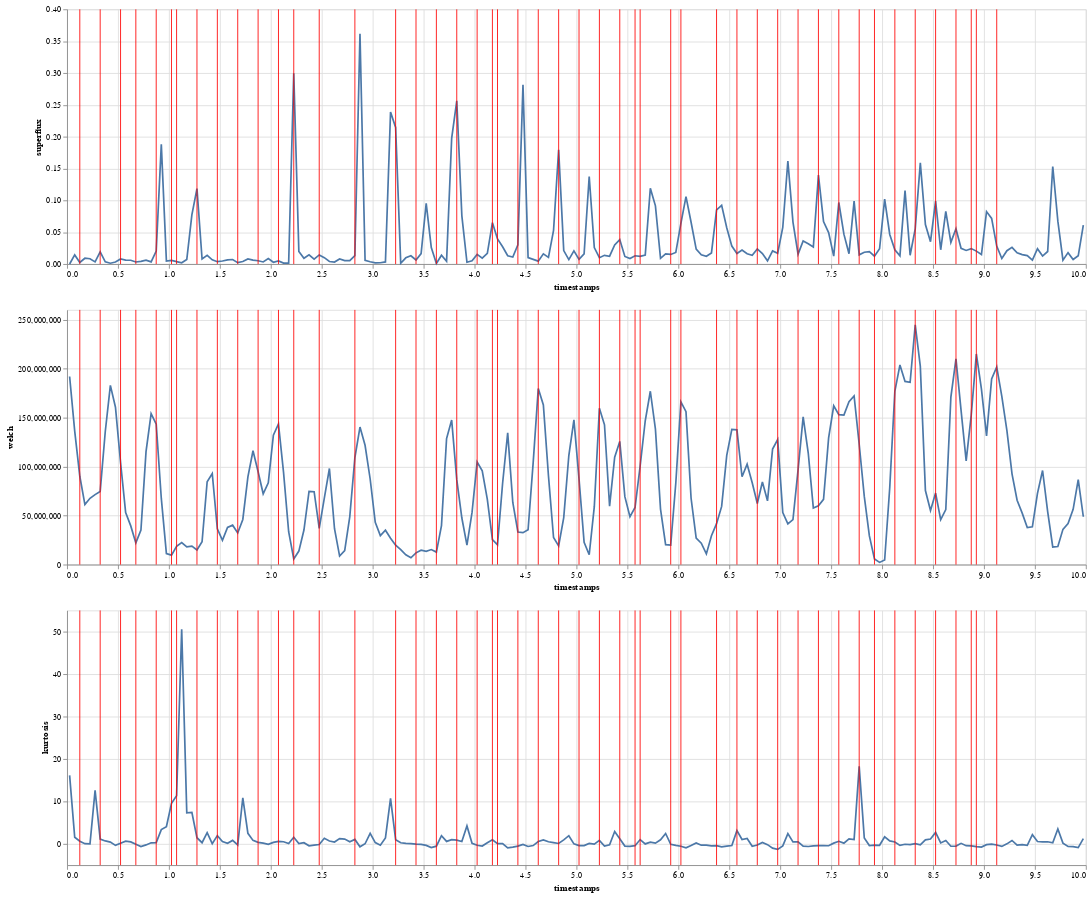

Here is the notebook cell this chart was saved with:
### Code cell
base = alt.Chart(data[data["file"]==file])

features = base.mark_line().encode(x="timestamps", y=alt.Y(alt.repeat("row"), type='quantitative')).properties(width=1200)

onsets = alt.Chart(data[data["file"]==file][data["onset"]]).mark_rule(color='red').encode(
    x='timestamps'
)

(features + onsets).repeat(row=["superflux", "welch", "kurtosis"])

### Figure 1 — Vega-Lite specification as saved in the notebook (floating-point values rounded to 4 significant figures; data arrays with more than 128 entries replaced by an {"elided": "..."} marker saying what was removed)
{"config": {"view": {"continuousWidth": 400, "continuousHeight": 300}}, "repeat": {"row": ["superflux", "welch", "kurtosis"]}, "spec": {"layer": [{"data": {"name": "data-c0ced36d8b1ac83f9cfc0983d238dcc8"}, "mark": "line", "encoding": {"x": {"field": "timestamps", "type": "quantitative"}, "y": {"field": {"repeat": "row"}, "type": "quantitative"}}, "width": 1200}, {"data": {"name": "data-42e81865fd1f0dcbe9f9a01d1e8f38a5"}, "mark": {"type": "rule", "color": "red"}, "encoding": {"x": {"field": "timestamps", "type": "quantitative"}}}]}, "$schema": "https://vega.github.io/schema/vega-lite/v4.17.0.json", "datasets": {"data-c0ced36d8b1ac83f9cfc0983d238dcc8": {"elided": "200 records"}, "data-42e81865fd1f0dcbe9f9a01d1e8f38a5": [{"file": "Media-106117(7.0-17.0)", "superflux": 0.00255, "timestamps": 0.125, "energy": 0.0, "rms": 7341.0, "sound_preassure_level": -16.52, "welch": 90170000.0, "mean": 74.53, "kurtosis": 0.6253, "skew": 0.2657, "variation": -178.4, "onset": true}, {"file": "Media-106117(7.0-17.0)", "superflux": 0.01903, "timestamps": 0.325, "energy": 44.0, "rms": 6912.0, "sound_preassure_level": -16.43, "welch": 74720000.0, "mean": 31.33, "kurtosis": 1.114, "skew": 0.3975, "variation": 103.5, "onset": true}, {"file": "Media-106117(7.0-17.0)", "superflux": 0.00795, "timestamps": 0.525, "energy": 1614.0, "rms": 12060.0, "sound_preassure_level": -15.87, "welch": 104200000.0, "mean": -17.89, "kurtosis": 0.1596, "skew": 0.2739, "variation": 67.5, "onset": true}, {"file": "Media-106117(7.0-17.0)", "superflux": 0.00324, "timestamps": 0.675, "energy": 5826.0, "rms": 5958.0, "sound_preassure_level": -17.63, "welch": 22140000.0, "mean": 30.15, "kurtosis": -0.0589, "skew": 0.4464, "variation": -68.92, "onset": true}, {"file": "Media-106117(7.0-17.0)", "superflux": 0.02038, "timestamps": 0.875, "energy": 9682.0, "rms": 821.5, "sound_preassure_level": -14.06, "welch": 143300000.0, "mean": -40.83, "kurtosis": 0.3069, "skew": 0.1102, "variation": -298.6, "onset": true}, {"file": "Media-106117(7.0-17.0)", "superflux": 0.00572, "timestamps": 1.025, "energy": 12200.0, "rms": 6017.0, "sound_preassure_level": -15.06, "welch": 9610000.0, "mean": 36.53, "kurtosis": 9.548, "skew": 0.02816, "variation": -65.45, "onset": true}, {"file": "Media-106117(7.0-17.0)", "superflux": 0.00371, "timestamps": 1.075, "energy": 13080.0, "rms": 3893.0, "sound_preassure_level": -15.8, "welch": 18630000.0, "mean": -91.69, "kurtosis": 11.33, "skew": -0.07182, "variation": -93.85, "onset": true}, {"file": "Media-106117(7.0-17.0)", "superflux": 0.1185, "timestamps": 1.275, "energy": 13960.0, "rms": 1851.0, "sound_preassure_level": -17.59, "welch": 14840000.0, "mean": -96.51, "kurtosis": 1.455, "skew": -0.01805, "variation": -32.47, "onset": true}, {"file": "Media-106117(7.0-17.0)", "superflux": 0.00367, "timestamps": 1.475, "energy": 18440.0, "rms": 1131.0, "sound_preassure_level": -15.31, "welch": 36480000.0, "mean": -18.83, "kurtosis": 1.958, "skew": -0.06407, "variation": -126.7, "onset": true}, {"file": "Media-106117(7.0-17.0)", "superflux": 0.00217, "timestamps": 1.675, "energy": 199200000.0, "rms": 864.4, "sound_preassure_level": -16.42, "welch": 32290000.0, "mean": 139.6, "kurtosis": -0.2425, "skew": 0.1827, "variation": 37.24, "onset": true}, {"file": "Media-106117(7.0-17.0)", "superflux": 0.00513, "timestamps": 1.875, "energy": 1509000000.0, "rms": 11170.0, "sound_preassure_level": -14.04, "welch": 94740000.0, "mean": -8.377, "kurtosis": 0.3555, "skew": 0.3954, "variation": 96.37, "onset": true}, {"file": "Media-106117(7.0-17.0)", "superflux": 0.00476, "timestamps": 2.075, "energy": 7297000000.0, "rms": 13390.0, "sound_preassure_level": -16.39, "welch": 143600000.0, "mean": -47.84, "kurtosis": 0.6005, "skew": 0.5788, "variation": -80.55, "onset": true}, {"file": "Media-106117(7.0-17.0)", "superflux": 0.2994, "timestamps": 2.225, "energy": 3703000000.0, "rms": 10730.0, "sound_preassure_level": -15.98, "welch": 5806000.0, "mean": -12.51, "kurtosis": 1.569, "skew": 0.2145, "variation": -66.55, "onset": true}, {"file": "Media-106117(7.0-17.0)", "superflux": 0.01432, "timestamps": 2.475, "energy": 1303000000.0, "rms": 6989.0, "sound_preassure_level": -16.99, "welch": 37040000.0, "mean": 68.27, "kurtosis": -0.1552, "skew": -0.01841, "variation": 112.8, "onset": true}, {"file": "Media-106117(7.0-17.0)", "superflux": 0.01318, "timestamps": 2.825, "energy": 2669000000.0, "rms": 4934.0, "sound_preassure_level": -18.05, "welch": 109300000.0, "mean": -32.73, "kurtosis": 1.059, "skew": -0.3128, "variation": -42.89, "onset": true}, {"file": "Media-106117(7.0-17.0)", "superflux": 0.2145, "timestamps": 3.225, "energy": 458200000.0, "rms": 1325.0, "sound_preassure_level": -17.8, "welch": 19760000.0, "mean": 33.99, "kurtosis": 1.008, "skew": 0.02259, "variation": -96.14, "onset": true}, {"file": "Media-106117(7.0-17.0)", "superflux": 0.00636, "timestamps": 3.425, "energy": 4735000000.0, "rms": 12120.0, "sound_preassure_level": -13.07, "welch": 11970000.0, "mean": 4.839, "kurtosis": -0.04385, "skew": 0.0435, "variation": -29.29, "onset": true}, {"file": "Media-106117(7.0-17.0)", "superflux": 0.00096, "timestamps": 3.625, "energy": 16520000000.0, "rms": 11990.0, "sound_preassure_level": -17.2, "welch": 12720000.0, "mean": -93.99, "kurtosis": -0.5321, "skew": -0.09698, "variation": 44.29, "onset": true}, {"file": "Media-106117(7.0-17.0)", "superflux": 0.2563, "timestamps": 3.825, "energy": 81620000000.0, "rms": 10460.0, "sound_preassure_level": -16.91, "welch": 86670000.0, "mean": -68.08, "kurtosis": 0.903, "skew": -0.05503, "variation": -52.37, "onset": true}, {"file": "Media-106117(7.0-17.0)", "superflux": 0.01514, "timestamps": 4.025, "energy": 2017000000.0, "rms": 8123.0, "sound_preassure_level": -17.0, "welch": 104700000.0, "mean": 39.86, "kurtosis": -0.3106, "skew": 0.365, "variation": -164.4, "onset": true}, {"file": "Media-106117(7.0-17.0)", "superflux": 0.06497, "timestamps": 4.175, "energy": 197300000.0, "rms": 10700.0, "sound_preassure_level": -17.28, "welch": 25570000.0, "mean": -27.33, "kurtosis": 0.9472, "skew": 0.1673, "variation": 241.6, "onset": true}, {"file": "Media-106117(7.0-17.0)", "superflux": 0.03933, "timestamps": 4.225, "energy": 2760000000.0, "rms": 7710.0, "sound_preassure_level": -20.06, "welch": 20200000.0, "mean": -4.317, "kurtosis": 0.05293, "skew": 0.4048, "variation": -132.6, "onset": true}, {"file": "Media-106117(7.0-17.0)", "superflux": 0.03012, "timestamps": 4.425, "energy": 6283000000.0, "rms": 11800.0, "sound_preassure_level": -20.26, "welch": 33260000.0, "mean": 0.3474, "kurtosis": -0.5198, "skew": 0.203, "variation": -331.8, "onset": true}, {"file": "Media-106117(7.0-17.0)", "superflux": 0.00456, "timestamps": 4.625, "energy": 8394000000.0, "rms": 12830.0, "sound_preassure_level": -20.85, "welch": 179700000.0, "mean": -8.871, "kurtosis": 0.5636, "skew": 0.0495, "variation": -102.4, "onset": true}, {"file": "Media-106117(7.0-17.0)", "superflux": 0.1795, "timestamps": 4.825, "energy": 1032000000.0, "rms": 7484.0, "sound_preassure_level": -15.12, "welch": 19100000.0, "mean": 52.46, "kurtosis": 0.103, "skew": -0.06649, "variation": 36.37, "onset": true}, {"file": "Media-106117(7.0-17.0)", "superflux": 0.00724, "timestamps": 5.025, "energy": 2674000000.0, "rms": 3566.0, "sound_preassure_level": -16.06, "welch": 87490000.0, "mean": 40.91, "kurtosis": -0.4069, "skew": -0.2304, "variation": -87.52, "onset": true}, {"file": "Media-106117(7.0-17.0)", "superflux": 0.00995, "timestamps": 5.225, "energy": 3876000000.0, "rms": 2947.0, "sound_preassure_level": -15.08, "welch": 159500000.0, "mean": -59.41, "kurtosis": 0.8241, "skew": 0.1517, "variation": -324.0, "onset": true}, {"file": "Media-106117(7.0-17.0)", "superflux": 0.03843, "timestamps": 5.425, "energy": 4528000000.0, "rms": 3653.0, "sound_preassure_level": -18.02, "welch": 125700000.0, "mean": -2.844, "kurtosis": 1.198, "skew": 0.2664, "variation": 141.1, "onset": true}, {"file": "Media-106117(7.0-17.0)", "superflux": 0.01299, "timestamps": 5.575, "energy": 972700000.0, "rms": 670.8, "sound_preassure_level": -14.22, "welch": 58290000.0, "mean": 31.11, "kurtosis": -0.4174, "skew": -0.1005, "variation": -149.8, "onset": true}, {"file": "Media-106117(7.0-17.0)", "superflux": 0.01203, "timestamps": 5.625, "energy": 263500000.0, "rms": 4122.0, "sound_preassure_level": -13.63, "welch": 100600000.0, "mean": -64.27, "kurtosis": 1.019, "skew": -0.086, "variation": 172.8, "onset": true}, {"file": "Media-106117(7.0-17.0)", "superflux": 0.01505, "timestamps": 5.925, "energy": 3801000000.0, "rms": 13190.0, "sound_preassure_level": -16.0, "welch": 20000000.0, "mean": 99.11, "kurtosis": -0.08396, "skew": -0.1535, "variation": 76.94, "onset": true}, {"file": "Media-106117(7.0-17.0)", "superflux": 0.06395, "timestamps": 6.025, "energy": 3931000000.0, "rms": 11980.0, "sound_preassure_level": -13.67, "welch": 166000000.0, "mean": -25.13, "kurtosis": -0.5589, "skew": -0.03688, "variation": -100.5, "onset": true}, {"file": "Media-106117(7.0-17.0)", "superflux": 0.08494, "timestamps": 6.375, "energy": 7773000000.0, "rms": 6200.0, "sound_preassure_level": -13.05, "welch": 41810000.0, "mean": 0.2533, "kurtosis": -0.4254, "skew": 0.04066, "variation": 62.35, "onset": true}, {"file": "Media-106117(7.0-17.0)", "superflux": 0.01651, "timestamps": 6.575, "energy": 4766000000.0, "rms": 5568.0, "sound_preassure_level": -15.53, "welch": 137500000.0, "mean": 47.04, "kurtosis": 3.133, "skew": -0.01965, "variation": -47.7, "onset": true}, {"file": "Media-106117(7.0-17.0)", "superflux": 0.02375, "timestamps": 6.775, "energy": 9020000000.0, "rms": 12920.0, "sound_preassure_level": -13.53, "welch": 62310000.0, "mean": -19.82, "kurtosis": -0.2547, "skew": 0.05135, "variation": -153.5, "onset": true}, {"file": "Media-106117(7.0-17.0)", "superflux": 0.01702, "timestamps": 6.975, "energy": 6454000000.0, "rms": 3263.0, "sound_preassure_level": -13.94, "welch": 127700000.0, "mean": -3.204, "kurtosis": -1.281, "skew": -0.03359, "variation": 37.34, "onset": true}, {"file": "Media-106117(7.0-17.0)", "superflux": 0.01553, "timestamps": 7.175, "energy": 8729000000.0, "rms": 4349.0, "sound_preassure_level": -13.03, "welch": 96600000.0, "mean": 35.29, "kurtosis": 0.4684, "skew": -0.0137, "variation": -89.8, "onset": true}, {"file": "Media-106117(7.0-17.0)", "superflux": 0.1397, "timestamps": 7.375, "energy": 718500000.0, "rms": 1493.0, "sound_preassure_level": -13.7, "welch": 60000000.0, "mean": 35.95, "kurtosis": -0.4212, "skew": 0.1223, "variation": 126.5, "onset": true}, {"file": "Media-106117(7.0-17.0)", "superflux": 0.09665, "timestamps": 7.575, "energy": 10960000000.0, "rms": 10290.0, "sound_preassure_level": -11.67, "welch": 153000000.0, "mean": 123.1, "kurtosis": 0.6149, "skew": -0.272, "variation": 2751.0, "onset": true}, {"file": "Media-106117(7.0-17.0)", "superflux": 0.01443, "timestamps": 7.775, "energy": 93830000000.0, "rms": 12750.0, "sound_preassure_level": -14.73, "welch": 122800000.0, "mean": 42.11, "kurtosis": 18.26, "skew": -0.00206, "variation": 54.72, "onset": true}, {"file": "Media-106117(7.0-17.0)", "superflux": 0.01237, "timestamps": 7.925, "energy": 17810000000.0, "rms": 7381.0, "sound_preassure_level": -16.78, "welch": 5693000.0, "mean": -18.14, "kurtosis": -0.27, "skew": -0.08266, "variation": 68.24, "onset": true}, {"file": "Media-106117(7.0-17.0)", "superflux": 0.02229, "timestamps": 8.125, "energy": 23540000000.0, "rms": 8863.0, "sound_preassure_level": -15.64, "welch": 176900000.0, "mean": 17.62, "kurtosis": 0.4495, "skew": 0.07396, "variation": -79.94, "onset": true}, {"file": "Media-106117(7.0-17.0)", "superflux": 0.05524, "timestamps": 8.325, "energy": 19890000000.0, "rms": 9186.0, "sound_preassure_level": -12.6, "welch": 244800000.0, "mean": 19.73, "kurtosis": 0.07749, "skew": -0.06756, "variation": 138.2, "onset": true}, {"file": "Media-106117(7.0-17.0)", "superflux": 0.09899, "timestamps": 8.525, "energy": 5417000000.0, "rms": 9359.0, "sound_preassure_level": -14.79, "welch": 73040000.0, "mean": -6.232, "kurtosis": 2.698, "skew": 0.1293, "variation": -46.07, "onset": true}, {"file": "Media-106117(7.0-17.0)", "superflux": 0.05541, "timestamps": 8.725, "energy": 31560000000.0, "rms": 7033.0, "sound_preassure_level": -13.44, "welch": 210100000.0, "mean": 1.227, "kurtosis": -0.5044, "skew": -0.03655, "variation": -146.8, "onset": true}, {"file": "Media-106117(7.0-17.0)", "superflux": 0.02425, "timestamps": 8.875, "energy": 51950000000.0, "rms": 13330.0, "sound_preassure_level": -15.74, "welch": 152900000.0, "mean": -55.95, "kurtosis": -0.4843, "skew": 0.1609, "variation": -24.13, "onset": true}, {"file": "Media-106117(7.0-17.0)", "superflux": 0.0203, "timestamps": 8.925, "energy": 29980000000.0, "rms": 12330.0, "sound_preassure_level": -16.17, "welch": 215000000.0, "mean": -12.66, "kurtosis": -0.6284, "skew": 0.1117, "variation": -91.34, "onset": true}, {"file": "Media-106117(7.0-17.0)", "superflux": 0.02825, "timestamps": 9.125, "energy": 11850000000.0, "rms": 11680.0, "sound_preassure_level": -15.2, "welch": 201700000.0, "mean": -12.92, "kurtosis": -0.2635, "skew": 0.3335, "variation": -39.28, "onset": true}]}}
